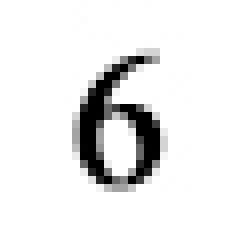
%> input picture Patterns/new (times new roman)/6_candidate.jpg, 30 x 30 px (shown 8 times larger)
$ octave patternmatching1.m   (GNU Octave 9; MATLAB toolbox functions it lacks are replaced by stand-ins)
%> lines starting %> are read from the running program, lines starting %| are printed output that depends on the picture; in (x1, y1, x2, y2) boxes, pixels count from 0 and x2, y2 are one past the last pixel; in counts of white or black regions, pixels touching at a corner belong together; the program's own positions count from 1
clc();
clear all;
close all;

ImageRead = imread('D:\Last Semester\PR\PR lab\Patterns\new (times new roman)\6_candidate.jpg');
%> ImageRead is the input picture: size 30x30x3 uint8; min 0, max 255, mean 233.2
%ImageShow = imshow(ImageRead);

ImageR = imread('D:\Last Semester\PR\PR lab\Patterns\new (times new roman)\Template_1.jpg');
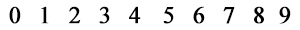
%> input picture Patterns/new (times new roman)/Template_1.jpg, 300 x 30 px
%> ImageR is the input picture: size 30x300x3 uint8; min 0, max 255, mean 235.8
%ImageS = imshow(ImageR);

cit = rgb2gray(ImageRead);
ct = rgb2gray(ImageR);

t = graythresh(cit);
%> t = 0.557
ty = graythresh(ct);
%> ty = 0.559

bil = im2bw(cit, t);
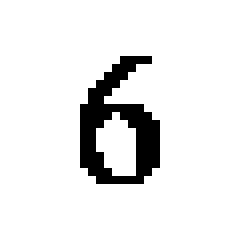
%> bil: size 30x30 logical (shown 8 times larger); 91.2% white; black in thin lines or dots, all inside (x1, y1, x2, y2) = (10, 7, 20, 23)
% b = not(bil);
imshow(bil);
bit = im2bw(ct, ty);
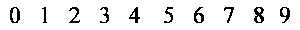
%> bit: size 30x300 logical; 92.5% white; black in thin lines or dots, all inside (x1, y1, x2, y2) = (10, 7, 290, 23)
% bi = not(bit);
figure(), imshow(bit);
c = normxcorr2(bil,bit);
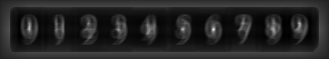
%> c: size 59x329 double; min -0.143, max 1, mean 0.0259; drawn with min black and max white


%figure, surf(c), shading flat

[ypeak, xpeak] = find(c==max(c(:)));
%> ypeak = 30; xpeak = 214

%checking sizes
tr = size(bil,1);
%> tr = 30
tr_1 = size(bil,2);
%> tr_1 = 30
%checking sizes

yoffSet = ypeak-size(bil,1);
%> yoffSet = 0
xoffSet = xpeak-size(bil,2);
%> xoffSet = 184
hFig = figure;
hAx  = axes;
imshow(bit,'Parent', hAx);
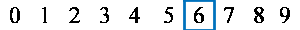
%> figure redrawn from the program's plot data
imrect(hAx, [xoffSet, yoffSet, size(bil,2), size(bil,1)]);
